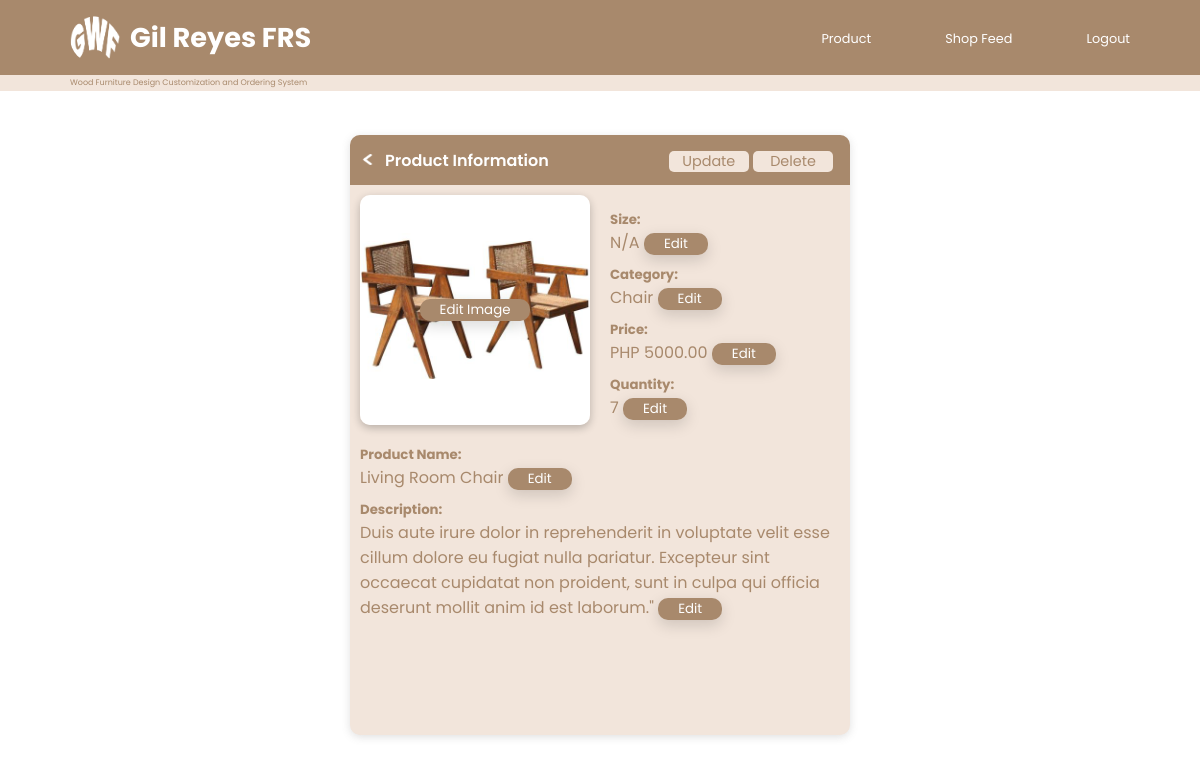
The page /src/sys-admin/product-page/edit.php?id=24 (signed in) on the database its author committed.
### tables this page shows
CREATE TABLE `tb_product` (
  `id` int(11) NOT NULL,
  `product_name` varchar(50) NOT NULL,
  `price` int(20) NOT NULL,
  `size` varchar(15) NOT NULL,
  `p_description` text NOT NULL,
  `category` varchar(20) NOT NULL,
  `quantity` int(255) NOT NULL,
  `product_img` varchar(255) NOT NULL
);

### src/sys-admin/product-page/edit.php (the view, shortened to what this page needs)
<!DOCTYPE html>
<html lang="en">
<head>
    <link rel="stylesheet" href="adminProduct.css?v=<?php echo time(); ?>">
</head>
<body>
    <header>
        <div class="app-name">
            <a href="">
                <img src="../../../image/logo.png" alt="">
                <h1>Gil Reyes FRS</h1>
            </a>
        </div>
        <nav>
            <a class="a" href="../product-page/adminProduct.php">Product</a>
            <a class="a" href="../feed-profile-page/adminProfile.php">Shop Feed</a>
            <a class="a" href="../../php-database/admin-logout.php">Logout</a>
        </nav>
    </header>
    <div class="divider">
        <p>Wood Furniture Design Customization and Ordering System</p>
    </div>
    <?php
        include '../../php-database/dbconnect.php';
        $id=$_GET['id'];
        $query = "SELECT * FROM tb_product WHERE id = '$id'";
        $result = mysqli_query($conn, $query);
        while ($row = mysqli_fetch_assoc($result))
            {
                $sz=$row['size'];
                $pn=$row['product_name'];
                $pr=$row['price'];
                $ctgry=$row['category'];
                $qty=$row['quantity'];
                $pd=$row['p_description'];
    ?>
    <main>
        <div class="container">
            <div class="sml-cont">
                <div class="back-btn">
                    <button class="bck" onclick="window.location.href='adminProduct.php'"><img src="../../../image/icon/arrow.png" alt="" width="15px" height="11px"></button>
                    <h4>Product Information</h4>
                    <div class="upd-del-btn">
                        <button class="upd" onclick="window.location.href='edit-product.php?id=<?php echo $id; ?>'">Update</button>
                        <button class="del" onclick="openAlert()">Delete</button>
                    </div>
                </div>
                <div class="content-cont">
                    <div class="ed-prod">
                        <div class="ep-image">
                            <button class="edit-btn" onclick="window.location.href='update-image.php?id=<?php echo $id; ?>'">Edit Image</button>
                        </div>
                        <div class="ep-size-price">
                            <div>
                                <h5>Size:</h5>
                                <p><?php echo $sz; ?> <button class="edit-btn" onclick="window.location.href='product-edit/size.php?id=<?php echo $id; ?>'">Edit</button></p>
                            </div>
                            <div>
                                <h5>Category:</h5>
                                <p><?php echo $ctgry; ?> <button class="edit-btn" onclick="window.location.href='product-edit/category.php?id=<?php echo $id; ?>'">Edit</button></p>
                            </div>
                            <div>
                                <h5>Price:</h5>
                                <p>PHP <?php echo $pr; ?>.00 <button class="edit-btn" onclick="window.location.href='product-edit/price.php?id=<?php echo $id; ?>'">Edit</button></p>
                            </div>
                            <div>
                                <h5>Quantity:</h5>
                                <p><?php echo $qty; ?> <button class="edit-btn" onclick="window.location.href='product-edit/quantity.php?id=<?php echo $id; ?>'">Edit</button></p>
                            </div>
                        </div>
                    </div>
                    <div class="ep-name-desc">
                        <div>
                            <h5>Product Name:</h5>
                            <p><?php echo $pn; ?> <button onclick="window.location.href='product-edit/name.php?id=<?php echo $id; ?>'" class="edit-btn">Edit</button></p>
                        </div>
                        <div>
                            <h5>Description:</h5>
                            <p><?php echo $pd; ?> <button onclick="window.location.href='product-edit/description.php?id=<?php echo $id; ?>'" class="edit-btn">Edit</button></p>
                        </div>
                    </div>
                </div>
            </div>
        </div>
    </main>
    <?php } ?>
</body>
</html>

### src/sys-admin/product-page/adminProduct.css (style rules this page uses)
* { padding: 0; margin: 0; box-sizing: border-box; }
body { font-family: "Poppins", sans-serif; }
header { display: flex; align-items: center; background-color: #a8896c; height: 75px; width: 100%; position: -webkit-sticky; position: sticky; top: 0; z-index: 9; }
header .app-name { width: 50%; }
header .app-name a { display: flex; align-items: center; text-decoration: none; color: #ffffff; margin: 0 0 0 70px; }
header .app-name a img { width: 50px; height: 50px; border-radius: 50%; margin-right: 10px; }
header .app-name a h1 { font-size: 1.7rem; }
header nav { width: 50%; text-align: right; }
header nav .a { margin: 0 70px 0 0; text-decoration: none; color: #ffffff; font-size: 1rem; font-weight: 400; font-size: 0.8rem; transition: 0.5s; }
.divider { display: flex; align-items: center; height: 2vh; width: 100%; background-color: #f2e5db; }
.divider p { margin: 0 0 0 70px; font-size: 0.5rem; color: #a8896c; }
main { width: 100%; height: 86vh; display: flex; align-items: center; justify-content: center; }
main .container { width: 1120px; height: 86vh; display: flex; align-items: center; }
main .container .sml-cont { width: 500px; height: 600px; background-color: #f2e5db; margin: auto; box-shadow: rgba(99, 99, 99, 0.2) 0px 2px 8px 0px; border-radius: 10px; }
main .container .sml-cont .back-btn { width: 500px; height: 50px; background-color: #a8896c; border-radius: 10px 10px 0 0; display: flex; align-items: center; }
main .container .sml-cont .back-btn .bck { background-color: #a8896c; border: none; margin: 0 10px 0 10px; cursor: pointer; }
main .container .sml-cont .back-btn h4 { color: #ffffff; font-weight: 600; }
main .container .sml-cont .back-btn .upd-del-btn { margin-left: 120px; }
main .container .sml-cont .back-btn .upd-del-btn .upd, main .container .sml-cont .back-btn .upd-del-btn .del { background-color: #f2e5db; font-family: "Poppins", sans-serif; font-size: 0.9rem; width: 80px; border: none; border-radius: 5px; color: #a8896c; transition: 0.3s; cursor: pointer; }
main .container .sml-cont .content-cont { width: 500px; height: 550px; }
main .container .sml-cont .content-cont .ed-prod { width: 500px; display: flex; }
main .container .sml-cont .content-cont .ed-prod .ep-image { width: 250px; height: 250px; display: flex; align-items: center; justify-content: center; cursor: pointer; }
main .container .sml-cont .content-cont .ed-prod .ep-image button { position: absolute; background-color: #a8896c; padding: 1px 20px; color: #ffffff; font-family: "Poppins", sans-serif; border: none; border-radius: 10px; cursor: pointer; transition: 0.3s; box-shadow: rgba(0, 0, 0, 0.15) 0px 5px 15px 0px; }
main .container .sml-cont .content-cont .ed-prod .ep-size-price { width: 250px; height: 250px; display: flex; flex-direction: column; justify-content: center; }
main .container .sml-cont .content-cont .ed-prod .ep-size-price div { margin: 10px 0 0 10px; color: #a8896c; }
main .container .sml-cont .content-cont .ed-prod .ep-size-price div p .edit-btn { background-color: #a8896c; padding: 1px 20px; color: #ffffff; font-family: "Poppins", sans-serif; border: none; border-radius: 10px; cursor: pointer; transition: 0.3s; box-shadow: rgba(0, 0, 0, 0.15) 0px 5px 15px 0px; }
main .container .sml-cont .content-cont .ep-name-desc div { margin: 10px 0 0 10px; color: #a8896c; }
main .container .sml-cont .content-cont .ep-name-desc div p .edit-btn { background-color: #a8896c; padding: 1px 20px; color: #ffffff; font-family: "Poppins", sans-serif; border: none; border-radius: 10px; cursor: pointer; transition: 0.3s; box-shadow: rgba(0, 0, 0, 0.15) 0px 5px 15px 0px; }

### rows shown on the page
tb_product: size "N/A", category "Chair", price "5000", quantity "7", product_name "Living Room Chair", p_description "Duis aute irure dolor in reprehenderit in voluptate velit esse cillum dolore eu fugiat nulla pariatur. Excepteur sint occaecat cupidatat non proident, sunt in culpa qui officia deserunt mollit anim id est laborum.\""
